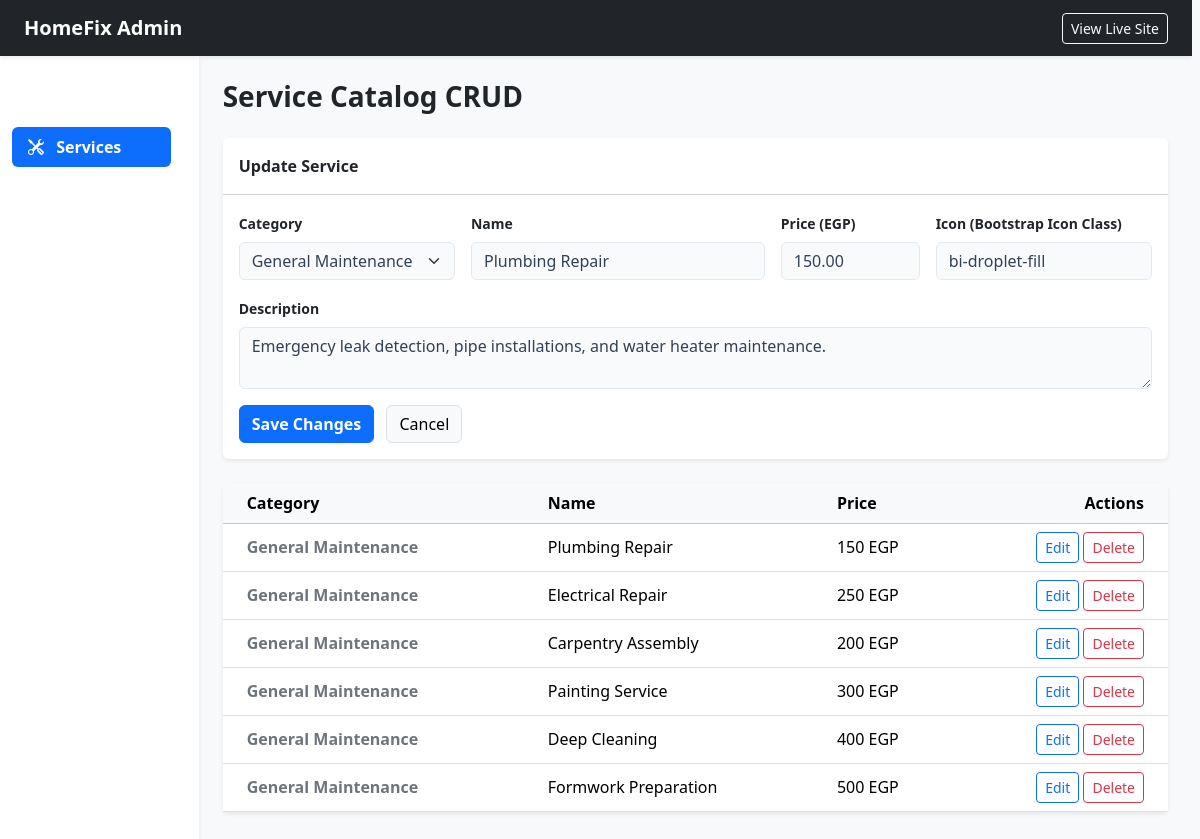
The app's page /admin/manage_services.php?edit=1 (signed in) with its own data.
### tables this page shows
CREATE TABLE IF NOT EXISTS services (
    id INT PRIMARY KEY AUTO_INCREMENT,
    category_id INT DEFAULT NULL,
    name VARCHAR(150) NOT NULL,
    description TEXT,
    price DECIMAL(10, 2) NOT NULL,
    image_icon VARCHAR(255) DEFAULT 'bi-tools',
    created_at TIMESTAMP DEFAULT CURRENT_TIMESTAMP,
    FOREIGN KEY (category_id) REFERENCES categories(category_id) ON DELETE SET NULL
);

CREATE TABLE IF NOT EXISTS categories (
    category_id INT PRIMARY KEY AUTO_INCREMENT,
    category_name VARCHAR(100) NOT NULL,
    description TEXT
);

### admin/manage_services.php (the view, shortened to what this page needs)
<?php
global $connection;
$error = ''; $success = ''; $edit_id = null; $edit_service = null;
if (isset($_GET['edit']) && is_numeric($_GET['edit'])) {
    $edit_id = (int)$_GET['edit'];
    $edit_query = mysqli_query($connection, "SELECT * FROM services WHERE id = $edit_id");
    $edit_service = mysqli_fetch_assoc($edit_query);
}
$services = mysqli_query($connection, "SELECT s.*, c.category_name as cat_name
      FROM services s
    JOIN categories c ON s.category_id = c.category_id
     ORDER BY c.category_name ASC");
$categories = mysqli_query($connection, "SELECT * FROM categories");
?>
<!DOCTYPE html>
<html lang="en" data-bs-theme="light">
<head>
    <link href="https://cdn.jsdelivr.net/npm/bootstrap@5.3.3/dist/css/bootstrap.min.css" rel="stylesheet">
    <link rel="stylesheet" href="https://cdn.jsdelivr.net/npm/bootstrap-icons@1.11.3/font/bootstrap-icons.min.css">
    <link rel="stylesheet" href="../Frontend/style.css">
</head>
<body class="bg-light">
    <nav class="navbar navbar-expand-lg navbar-dark bg-dark shadow-sm">
        <div class="container-fluid px-4">
            <a class="navbar-brand fw-bold" href="index.php">HomeFix Admin</a>
            <div class="ms-auto"><a href="../Frontend/index.php" class="btn btn-outline-light btn-sm">View Live Site</a></div>
        </div>
    </nav>
    <div class="container-fluid">
        <div class="row">
            <div class="col-md-2 bg-white min-vh-100 shadow-sm py-4">
                <div class="nav flex-column nav-pills me-3">
                    <a class="nav-link text-dark mb-2" href="index.php"><i class="bi bi-speedometer2 me-2"></i> Dashboard</a>
                    <a class="nav-link active fw-bold mb-2" href="manage_services.php"><i class="bi bi-tools me-2"></i> Services</a>
                    <a class="nav-link text-dark mb-2" href="manage_users.php"><i class="bi bi-people me-2"></i> Users</a>
                </div>
            </div>
            <main class="col-md-10 py-4 px-4">
                <h1 class="h3 fw-bold text-dark mb-4">Service Catalog CRUD</h1>
                <div class="card border-0 shadow-sm mb-4">
                    <div class="card-header bg-white fw-bold py-3"><?php echo $edit_id ? 'Update Service' : 'Add New Service'; ?></div>
                    <div class="card-body">
                        <form method="POST">
                            <div class="row g-3 mb-3">
                                <div class="col-md-3">
                                    <label class="form-label small fw-bold">Category</label>
                                    <select name="category_id" class="form-select" required>
                                        <?php while($cat = mysqli_fetch_assoc($categories)): ?>
                                            <option value="<?php echo $cat['category_id']; ?>" <?php echo ($edit_service && $edit_service['category_id'] == $cat['category_id']) ? 'selected' : ''; ?>>
                                                <?php echo htmlspecialchars($cat['category_name']); ?>
                                            </option>
                                        <?php endwhile; ?>
                                    </select>
                                </div>
                                <div class="col-md-4">
                                    <label class="form-label small fw-bold">Name</label>
                                    <input type="text" name="name" class="form-control" required value="<?php echo $edit_service ? htmlspecialchars($edit_service['name']) : ''; ?>">
                                </div>
                                <div class="col-md-2">
                                    <label class="form-label small fw-bold">Price (EGP)</label>
                                    <input type="number" name="price" class="form-control" required value="<?php echo $edit_service ? htmlspecialchars($edit_service['price']) : ''; ?>">
                                </div>
                                <div class="col-md-3">
                                    <label class="form-label small fw-bold">Icon (Bootstrap Icon Class)</label>
                                    <input type="text" name="image_icon" class="form-control" value="<?php echo $edit_service ? htmlspecialchars($edit_service['image_icon']) : 'bi-tools'; ?>">
                                </div>
                            </div>
                            <div class="mb-3">
                                <label class="form-label small fw-bold">Description</label>
                                <textarea name="description" class="form-control" rows="2"><?php echo $edit_service ? htmlspecialchars($edit_service['description']) : ''; ?></textarea>
                            </div>
                            <button type="submit" class="btn btn-primary fw-bold"><?php echo $edit_id ? 'Save Changes' : 'Create Service'; ?></button>
                            <?php if ($edit_id): ?><a href="manage_services.php" class="btn btn-light border ms-2">Cancel</a><?php endif; ?>
                        </form>
                    </div>
                </div>
                <div class="card border-0 shadow-sm">
                    <table class="table table-hover align-middle mb-0">
                        <thead class="table-light"><tr><th class="ps-4">Category</th><th>Name</th><th>Price</th><th class="text-end pe-4">Actions</th></tr></thead>
                        <tbody>
                            <?php while($s = mysqli_fetch_assoc($services)): ?>
                                <tr>
                                    <td class="ps-4 fw-bold text-secondary"><?php echo htmlspecialchars($s['cat_name']); ?></td>
                                    <td><?php echo htmlspecialchars($s['name']); ?></td>
                                    <td><?php echo number_format($s['price']); ?> EGP</td>
                                    <td class="text-end pe-4">
                                        <a href="?edit=<?php echo $s['id']; ?>" class="btn btn-sm btn-outline-primary">Edit</a>
                                        <a href="?delete=<?php echo $s['id']; ?>" class="btn btn-sm btn-outline-danger" onclick="return confirm('Purge service?')">Delete</a>
                                    </td>
                                </tr>
                            <?php endwhile; ?>
                        </tbody>
                    </table>
                </div>
            </main>
        </div>
    </div>
</body>
</html>

### Frontend/style.css (style rules this page uses)
:root { --corporate-navy: #0f172a; --accent-blue: #0d6efd; --teal-highlight: #17a2b8; --pro-bg-light: #f8fafc; --border-soft: #e2e8f0; --text-main: #334155; --card-bg: #ffffff; --radius-xl: 16px; --transition-base: all 0.3s cubic-bezier(0.4, 0, 0.2, 1); --section-spacing: clamp(4rem, 10vh, 8rem); }
html { scroll-behavior: smooth; scrollbar-gutter: stable; }
body { font-family: system-ui, -apple-system, sans-serif; background-color: var(--pro-bg-light); color: var(--text-main); overflow-x: hidden; transition: var(--transition-base); }
.nav-link { font-weight: 500; color: rgba(255,255,255,0.8) !important; transition: var(--transition-base); }
.nav-link:hover, .nav-link.active { color: #fff !important; transform: translateY(-1px); }
.form-control, .form-select { background-color: var(--pro-bg-light) !important; border: 1px solid var(--border-soft) !important; color: var(--text-main) !important; }

### records on screen
services: category_id "General Maintenance", name "Plumbing Repair", price "150.00", image_icon "bi-droplet-fill", description "Emergency leak detection, pipe installations, and water heater maintenance.", category.category_name "General Maintenance", price "150"
services: category.category_name "General Maintenance", name "Electrical Repair", price "250"
services: category.category_name "General Maintenance", name "Carpentry Assembly", price "200"
services: category.category_name "General Maintenance", name "Painting Service", price "300"
services: category.category_name "General Maintenance", name "Deep Cleaning", price "400"
services: category.category_name "General Maintenance", name "Formwork Preparation", price "500"
